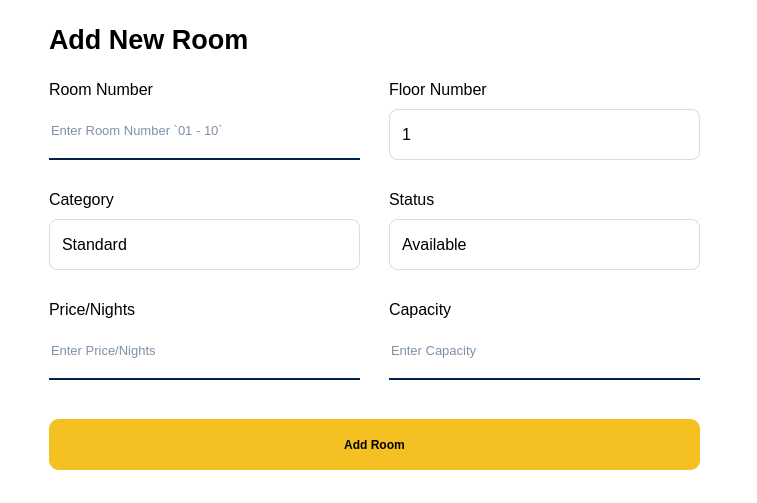
<?xml version="1.0" encoding="UTF-8"?>
<ui version="4.0">
 <class>MainWindow</class>
 <widget class="QMainWindow" name="MainWindow">
  <property name="geometry">
   <rect>
    <x>0</x>
    <y>0</y>
    <width>757</width>
    <height>503</height>
   </rect>
  </property>
  <property name="windowTitle">
   <string>MainWindow</string>
  </property>
  <property name="styleSheet">
   <string notr="true">background-color: white;</string>
  </property>
  <widget class="QWidget" name="centralwidget">
   <layout class="QVBoxLayout" name="verticalLayout">
    <item>
     <widget class="QWidget" name="widget" native="true">
      <property name="styleSheet">
       <string notr="true">background-color: white;</string>
      </property>
      <widget class="QLineEdit" name="txtRnum">
       <property name="geometry">
        <rect>
         <x>40</x>
         <y>100</y>
         <width>311</width>
         <height>51</height>
        </rect>
       </property>
       <property name="font">
        <font>
         <family>Arial</family>
         <pointsize>10</pointsize>
        </font>
       </property>
       <property name="styleSheet">
        <string notr="true">background-color: rgb(255,255,255);
border: none;
border-bottom: 2px solid #00224c;
color: #00224c;
padding-bottom: 7px;</string>
       </property>
       <property name="text">
        <string/>
       </property>
       <property name="placeholderText">
        <string>Enter Room Number `01 - 10`</string>
       </property>
      </widget>
      <widget class="QComboBox" name="cbFnum">
       <property name="geometry">
        <rect>
         <x>380</x>
         <y>100</y>
         <width>311</width>
         <height>51</height>
        </rect>
       </property>
       <property name="font">
        <font>
         <pointsize>-1</pointsize>
        </font>
       </property>
       <property name="styleSheet">
        <string notr="true">QComboBox {
    background-color: white;
    border: 1px solid #dcdcdc;
    border-radius: 8px;
    padding: 8px 12px;
    color: #00224C;
    font-size: 16px;  /* 🔥 bigger text */
}

QComboBox:hover {
    border: 1px solid #bfbfbf;
}

QComboBox:focus {
    border: 2px solid rgb(245, 192, 34);
}

QComboBox::drop-down {
    border: none;
    width: 30px;  /* slightly bigger */
}

QComboBox::down-arrow {
    image: none;
    border-left: 6px solid transparent;
    border-right: 6px solid transparent;
    border-top: 7px solid #555;
    margin-right: 10px;
}

QComboBox QAbstractItemView {
    background-color: white;
    border: 1px solid #dcdcdc;
    selection-background-color: rgb(245, 192, 34);
    selection-color: black;
    font-size: 20px; /* dropdown text size */
}
QComboBox, QComboBox * {
    color: black;
}</string>
       </property>
       <item>
        <property name="text">
         <string>1</string>
        </property>
       </item>
       <item>
        <property name="text">
         <string>2</string>
        </property>
       </item>
       <item>
        <property name="text">
         <string>3</string>
        </property>
       </item>
       <item>
        <property name="text">
         <string>4</string>
        </property>
       </item>
       <item>
        <property name="text">
         <string>5</string>
        </property>
       </item>
       <item>
        <property name="text">
         <string>6</string>
        </property>
       </item>
       <item>
        <property name="text">
         <string>7</string>
        </property>
       </item>
       <item>
        <property name="text">
         <string>8</string>
        </property>
       </item>
      </widget>
      <widget class="QComboBox" name="cbCategory">
       <property name="geometry">
        <rect>
         <x>40</x>
         <y>210</y>
         <width>311</width>
         <height>51</height>
        </rect>
       </property>
       <property name="styleSheet">
        <string notr="true">QComboBox {
    background-color: white;
    border: 1px solid #dcdcdc;
    border-radius: 8px;
    padding: 8px 12px;
    color: #00224C;
    font-size: 16px;  /* 🔥 bigger text */
}

QComboBox:hover {
    border: 1px solid #bfbfbf;
}

QComboBox:focus {
    border: 2px solid rgb(245, 192, 34);
}

QComboBox::drop-down {
    border: none;
    width: 30px;  /* slightly bigger */
}

QComboBox::down-arrow {
    image: none;
    border-left: 6px solid transparent;
    border-right: 6px solid transparent;
    border-top: 7px solid #555;
    margin-right: 10px;
}

QComboBox QAbstractItemView {
    background-color: white;
    border: 1px solid #dcdcdc;
    selection-background-color: rgb(245, 192, 34);
    selection-color: black;
    font-size: 20px; /* dropdown text size */
}
QComboBox, QComboBox * {
    color: black;
}</string>
       </property>
       <item>
        <property name="text">
         <string>Standard</string>
        </property>
       </item>
       <item>
        <property name="text">
         <string>Deluxe</string>
        </property>
       </item>
       <item>
        <property name="text">
         <string>Suite</string>
        </property>
       </item>
      </widget>
      <widget class="QComboBox" name="cbStatus">
       <property name="geometry">
        <rect>
         <x>380</x>
         <y>210</y>
         <width>311</width>
         <height>51</height>
        </rect>
       </property>
       <property name="styleSheet">
        <string notr="true">QComboBox {
    background-color: white;
    border: 1px solid #dcdcdc;
    border-radius: 8px;
    padding: 8px 12px;
    color: #00224C;
    font-size: 16px;  /* 🔥 bigger text */
}

QComboBox:hover {
    border: 1px solid #bfbfbf;
}

QComboBox:focus {
    border: 2px solid rgb(245, 192, 34);
}

QComboBox::drop-down {
    border: none;
    width: 30px;  /* slightly bigger */
}

QComboBox::down-arrow {
    image: none;
    border-left: 6px solid transparent;
    border-right: 6px solid transparent;
    border-top: 7px solid #555;
    margin-right: 10px;
}

QComboBox QAbstractItemView {
    background-color: white;
    border: 1px solid #dcdcdc;
    selection-background-color: rgb(245, 192, 34);
    selection-color: black;
    font-size: 20px; /* dropdown text size */
}
QComboBox, QComboBox * {
    color: black;
}</string>
       </property>
       <item>
        <property name="text">
         <string>Available</string>
        </property>
       </item>
       <item>
        <property name="text">
         <string>Occupied</string>
        </property>
       </item>
       <item>
        <property name="text">
         <string>Maintenance</string>
        </property>
       </item>
      </widget>
      <widget class="QLineEdit" name="txtPrice">
       <property name="geometry">
        <rect>
         <x>40</x>
         <y>320</y>
         <width>311</width>
         <height>51</height>
        </rect>
       </property>
       <property name="font">
        <font>
         <family>Arial</family>
         <pointsize>10</pointsize>
        </font>
       </property>
       <property name="styleSheet">
        <string notr="true">background-color: rgb(255,255,255);
border: none;
border-bottom: 2px solid #00224c;
color: #00224c;
padding-bottom: 7px;</string>
       </property>
       <property name="placeholderText">
        <string>Enter Price/Nights</string>
       </property>
      </widget>
      <widget class="QLineEdit" name="txtCapacity">
       <property name="geometry">
        <rect>
         <x>380</x>
         <y>320</y>
         <width>311</width>
         <height>51</height>
        </rect>
       </property>
       <property name="font">
        <font>
         <family>Arial</family>
         <pointsize>10</pointsize>
        </font>
       </property>
       <property name="styleSheet">
        <string notr="true">background-color: rgb(255,255,255);
border: none;
border-bottom: 2px solid #00224c;
color: #00224c;
padding-bottom: 7px;</string>
       </property>
       <property name="placeholderText">
        <string>Enter Capacity</string>
       </property>
      </widget>
      <widget class="QPushButton" name="btnSaveRoom">
       <property name="geometry">
        <rect>
         <x>40</x>
         <y>410</y>
         <width>651</width>
         <height>51</height>
        </rect>
       </property>
       <property name="font">
        <font>
         <weight>75</weight>
         <bold>true</bold>
        </font>
       </property>
       <property name="styleSheet">
        <string notr="true">QPushButton {
    background-color: rgb(245, 192, 34);
    color: black;
    border: none;
    border-radius: 10px;
    padding: 10px;
    font-weight: bold;
}

QPushButton:hover {
    background-color: rgb(255, 210, 60);
}

QPushButton:pressed {
    background-color: rgb(200, 150, 10);
}

QPushButton:checked {
    background-color: rgb(200, 150, 10);
}</string>
       </property>
       <property name="text">
        <string>Add Room</string>
       </property>
      </widget>
      <widget class="QLabel" name="label">
       <property name="geometry">
        <rect>
         <x>40</x>
         <y>10</y>
         <width>251</width>
         <height>41</height>
        </rect>
       </property>
       <property name="font">
        <font>
         <family>Arial</family>
         <pointsize>20</pointsize>
         <weight>75</weight>
         <bold>true</bold>
        </font>
       </property>
       <property name="text">
        <string>Add New Room</string>
       </property>
      </widget>
      <widget class="QLabel" name="label_2">
       <property name="geometry">
        <rect>
         <x>40</x>
         <y>70</y>
         <width>141</width>
         <height>21</height>
        </rect>
       </property>
       <property name="font">
        <font>
         <family>Arial</family>
         <pointsize>12</pointsize>
        </font>
       </property>
       <property name="styleSheet">
        <string notr="true">QLabel {
    color: black;
}</string>
       </property>
       <property name="text">
        <string>Room Number</string>
       </property>
      </widget>
      <widget class="QLabel" name="label_3">
       <property name="geometry">
        <rect>
         <x>380</x>
         <y>70</y>
         <width>131</width>
         <height>21</height>
        </rect>
       </property>
       <property name="font">
        <font>
         <family>Arial</family>
         <pointsize>12</pointsize>
        </font>
       </property>
       <property name="styleSheet">
        <string notr="true">QLabel {
    color: black;
}</string>
       </property>
       <property name="text">
        <string>Floor Number</string>
       </property>
      </widget>
      <widget class="QLabel" name="label_4">
       <property name="geometry">
        <rect>
         <x>40</x>
         <y>180</y>
         <width>111</width>
         <height>21</height>
        </rect>
       </property>
       <property name="font">
        <font>
         <family>Arial</family>
         <pointsize>12</pointsize>
        </font>
       </property>
       <property name="styleSheet">
        <string notr="true">QLabel {
    color: black;
}</string>
       </property>
       <property name="text">
        <string>Category</string>
       </property>
      </widget>
      <widget class="QLabel" name="label_5">
       <property name="geometry">
        <rect>
         <x>380</x>
         <y>180</y>
         <width>111</width>
         <height>21</height>
        </rect>
       </property>
       <property name="font">
        <font>
         <family>Arial</family>
         <pointsize>12</pointsize>
        </font>
       </property>
       <property name="styleSheet">
        <string notr="true">QLabel {
    color: black;
}</string>
       </property>
       <property name="text">
        <string>Status</string>
       </property>
      </widget>
      <widget class="QLabel" name="label_6">
       <property name="geometry">
        <rect>
         <x>40</x>
         <y>290</y>
         <width>111</width>
         <height>21</height>
        </rect>
       </property>
       <property name="font">
        <font>
         <family>Arial</family>
         <pointsize>12</pointsize>
        </font>
       </property>
       <property name="styleSheet">
        <string notr="true">QLabel {
    color: black;
}</string>
       </property>
       <property name="text">
        <string>Price/Nights</string>
       </property>
      </widget>
      <widget class="QLabel" name="label_7">
       <property name="geometry">
        <rect>
         <x>380</x>
         <y>290</y>
         <width>111</width>
         <height>21</height>
        </rect>
       </property>
       <property name="font">
        <font>
         <family>Arial</family>
         <pointsize>12</pointsize>
        </font>
       </property>
       <property name="styleSheet">
        <string notr="true">QLabel {
    color: black;
}</string>
       </property>
       <property name="text">
        <string>Capacity</string>
       </property>
      </widget>
     </widget>
    </item>
   </layout>
  </widget>
 </widget>
 <resources/>
 <connections/>
</ui>
